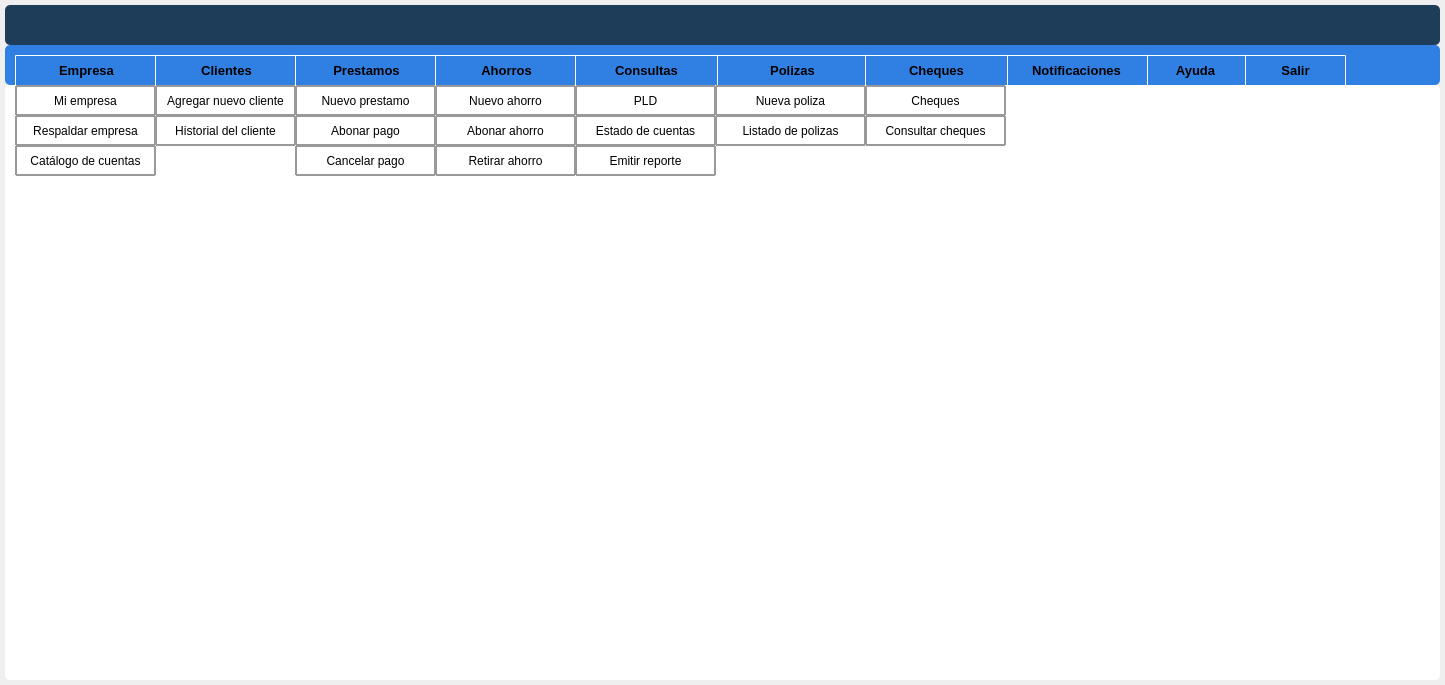
<?xml version="1.0" encoding="UTF-8"?>
<ui version="4.0">
 <class>DetailWindow</class>
 <widget class="QWidget" name="DetailWindow">
  <property name="geometry">
   <rect>
    <x>0</x>
    <y>0</y>
    <width>1445</width>
    <height>685</height>
   </rect>
  </property>
  <property name="windowTitle">
   <string>Form</string>
  </property>
  <property name="styleSheet">
   <string notr="true">QWidget#DetailWindow{border-radius: 5px}</string>
  </property>
  <layout class="QVBoxLayout" name="verticalLayout">
   <property name="spacing">
    <number>0</number>
   </property>
   <property name="leftMargin">
    <number>0</number>
   </property>
   <property name="topMargin">
    <number>0</number>
   </property>
   <property name="rightMargin">
    <number>0</number>
   </property>
   <property name="bottomMargin">
    <number>0</number>
   </property>
   <item>
    <widget class="QFrame" name="central_widget_frame">
     <property name="styleSheet">
      <string notr="true">border-radius: 5px</string>
     </property>
     <property name="frameShape">
      <enum>QFrame::StyledPanel</enum>
     </property>
     <property name="frameShadow">
      <enum>QFrame::Raised</enum>
     </property>
     <layout class="QVBoxLayout" name="shadow_layout">
      <property name="spacing">
       <number>0</number>
      </property>
      <property name="leftMargin">
       <number>5</number>
      </property>
      <property name="topMargin">
       <number>5</number>
      </property>
      <property name="rightMargin">
       <number>5</number>
      </property>
      <property name="bottomMargin">
       <number>5</number>
      </property>
      <item>
       <widget class="QFrame" name="background_frame">
        <property name="styleSheet">
         <string notr="true">QWidgget#background_frame{background-color: rgb(245, 240, 225);}</string>
        </property>
        <property name="frameShape">
         <enum>QFrame::StyledPanel</enum>
        </property>
        <property name="frameShadow">
         <enum>QFrame::Raised</enum>
        </property>
        <layout class="QVBoxLayout" name="verticalLayout_2">
         <property name="spacing">
          <number>0</number>
         </property>
         <property name="leftMargin">
          <number>0</number>
         </property>
         <property name="topMargin">
          <number>0</number>
         </property>
         <property name="rightMargin">
          <number>0</number>
         </property>
         <property name="bottomMargin">
          <number>0</number>
         </property>
         <item>
          <widget class="QFrame" name="top_bar_frame">
           <property name="minimumSize">
            <size>
             <width>0</width>
             <height>40</height>
            </size>
           </property>
           <property name="maximumSize">
            <size>
             <width>16777215</width>
             <height>40</height>
            </size>
           </property>
           <property name="styleSheet">
            <string notr="true">background-color: #1e3d59;
border-radius: 5px</string>
           </property>
           <property name="frameShape">
            <enum>QFrame::StyledPanel</enum>
           </property>
           <property name="frameShadow">
            <enum>QFrame::Raised</enum>
           </property>
           <layout class="QHBoxLayout" name="horizontalLayout_3">
            <item>
             <widget class="QLabel" name="title_label">
              <property name="minimumSize">
               <size>
                <width>1100</width>
                <height>0</height>
               </size>
              </property>
              <property name="font">
               <font>
                <pointsize>10</pointsize>
                <bold>true</bold>
               </font>
              </property>
              <property name="styleSheet">
               <string notr="true">color: white;</string>
              </property>
              <property name="text">
               <string/>
              </property>
             </widget>
            </item>
            <item>
             <widget class="QFrame" name="buttons_holder_frame">
              <property name="minimumSize">
               <size>
                <width>180</width>
                <height>30</height>
               </size>
              </property>
              <property name="maximumSize">
               <size>
                <width>113</width>
                <height>16777215</height>
               </size>
              </property>
              <property name="frameShape">
               <enum>QFrame::StyledPanel</enum>
              </property>
              <property name="frameShadow">
               <enum>QFrame::Raised</enum>
              </property>
              <widget class="QToolButton" name="minimize_button">
               <property name="geometry">
                <rect>
                 <x>10</x>
                 <y>0</y>
                 <width>22</width>
                 <height>22</height>
                </rect>
               </property>
               <property name="text">
                <string/>
               </property>
               <property name="icon">
                <iconset>
                 <normaloff>../iconos/icons/maximize-window.png</normaloff>../iconos/icons/maximize-window.png</iconset>
               </property>
               <property name="iconSize">
                <size>
                 <width>25</width>
                 <height>25</height>
                </size>
               </property>
              </widget>
              <widget class="QToolButton" name="restore_button">
               <property name="geometry">
                <rect>
                 <x>50</x>
                 <y>0</y>
                 <width>22</width>
                 <height>22</height>
                </rect>
               </property>
               <property name="text">
                <string/>
               </property>
               <property name="icon">
                <iconset>
                 <normaloff>../iconos/icons/restore-window.png</normaloff>../iconos/icons/restore-window.png</iconset>
               </property>
               <property name="iconSize">
                <size>
                 <width>25</width>
                 <height>25</height>
                </size>
               </property>
              </widget>
              <widget class="QToolButton" name="maximize_button">
               <property name="geometry">
                <rect>
                 <x>50</x>
                 <y>0</y>
                 <width>22</width>
                 <height>22</height>
                </rect>
               </property>
               <property name="text">
                <string/>
               </property>
               <property name="icon">
                <iconset>
                 <normaloff>../iconos/icons/minimize-window.png</normaloff>../iconos/icons/minimize-window.png</iconset>
               </property>
               <property name="iconSize">
                <size>
                 <width>25</width>
                 <height>25</height>
                </size>
               </property>
              </widget>
              <widget class="QToolButton" name="close_button">
               <property name="geometry">
                <rect>
                 <x>90</x>
                 <y>0</y>
                 <width>22</width>
                 <height>22</height>
                </rect>
               </property>
               <property name="text">
                <string/>
               </property>
               <property name="icon">
                <iconset>
                 <normaloff>../iconos/icons/close-window.png</normaloff>../iconos/icons/close-window.png</iconset>
               </property>
               <property name="iconSize">
                <size>
                 <width>25</width>
                 <height>25</height>
                </size>
               </property>
              </widget>
             </widget>
            </item>
           </layout>
          </widget>
         </item>
         <item>
          <widget class="QFrame" name="content_frame">
           <property name="frameShape">
            <enum>QFrame::StyledPanel</enum>
           </property>
           <property name="frameShadow">
            <enum>QFrame::Raised</enum>
           </property>
           <layout class="QVBoxLayout" name="verticalLayout_3">
            <property name="spacing">
             <number>0</number>
            </property>
            <property name="leftMargin">
             <number>0</number>
            </property>
            <property name="topMargin">
             <number>0</number>
            </property>
            <property name="rightMargin">
             <number>0</number>
            </property>
            <property name="bottomMargin">
             <number>0</number>
            </property>
            <item>
             <widget class="QFrame" name="barra_principal_frame">
              <property name="enabled">
               <bool>true</bool>
              </property>
              <property name="minimumSize">
               <size>
                <width>0</width>
                <height>20</height>
               </size>
              </property>
              <property name="maximumSize">
               <size>
                <width>16777215</width>
                <height>40</height>
               </size>
              </property>
              <property name="styleSheet">
               <string notr="true">QWidget#barra_principal_frame{background-color: rgb(48, 127, 226);
border-radius: 5px}</string>
              </property>
              <property name="frameShape">
               <enum>QFrame::StyledPanel</enum>
              </property>
              <property name="frameShadow">
               <enum>QFrame::Raised</enum>
              </property>
              <widget class="QPushButton" name="Empresa">
               <property name="geometry">
                <rect>
                 <x>10</x>
                 <y>10</y>
                 <width>143</width>
                 <height>31</height>
                </rect>
               </property>
               <property name="font">
                <font>
                 <pointsize>10</pointsize>
                 <bold>true</bold>
                </font>
               </property>
               <property name="styleSheet">
                <string notr="true">border-style: solid;
background-color: rgb(48, 127, 226);
border-width: 1px;
border-color: rgb(255, 255, 255);
border-radius: 1px;</string>
               </property>
               <property name="text">
                <string>Empresa</string>
               </property>
               <property name="icon">
                <iconset>
                 <normaloff>../assets/Iconos/house.png</normaloff>../assets/Iconos/house.png</iconset>
               </property>
               <property name="iconSize">
                <size>
                 <width>40</width>
                 <height>40</height>
                </size>
               </property>
              </widget>
              <widget class="QPushButton" name="Clientes">
               <property name="geometry">
                <rect>
                 <x>150</x>
                 <y>10</y>
                 <width>143</width>
                 <height>31</height>
                </rect>
               </property>
               <property name="font">
                <font>
                 <pointsize>10</pointsize>
                 <bold>true</bold>
                </font>
               </property>
               <property name="styleSheet">
                <string notr="true">border-style: solid;
background-color: rgb(48, 127, 226);
border-width: 1px;
border-color: rgb(255, 255, 255);
border-radius: 1px;</string>
               </property>
               <property name="text">
                <string>Clientes</string>
               </property>
               <property name="icon">
                <iconset>
                 <normaloff>../assets/Iconos/60eb68bb3242ef4ac327a3fe28d25719.png</normaloff>../assets/Iconos/60eb68bb3242ef4ac327a3fe28d25719.png</iconset>
               </property>
               <property name="iconSize">
                <size>
                 <width>30</width>
                 <height>30</height>
                </size>
               </property>
              </widget>
              <widget class="QPushButton" name="Prestamos">
               <property name="geometry">
                <rect>
                 <x>290</x>
                 <y>10</y>
                 <width>143</width>
                 <height>31</height>
                </rect>
               </property>
               <property name="font">
                <font>
                 <pointsize>10</pointsize>
                 <bold>true</bold>
                </font>
               </property>
               <property name="styleSheet">
                <string notr="true">border-style: solid;
background-color: rgb(48, 127, 226);
border-width: 1px;
border-color: rgb(255, 255, 255);
border-radius: 1px;</string>
               </property>
               <property name="text">
                <string>Prestamos</string>
               </property>
               <property name="icon">
                <iconset>
                 <normaloff>../assets/Iconos/prestamos.png</normaloff>../assets/Iconos/prestamos.png</iconset>
               </property>
               <property name="iconSize">
                <size>
                 <width>35</width>
                 <height>35</height>
                </size>
               </property>
              </widget>
              <widget class="QPushButton" name="Ahorros">
               <property name="geometry">
                <rect>
                 <x>430</x>
                 <y>10</y>
                 <width>143</width>
                 <height>31</height>
                </rect>
               </property>
               <property name="font">
                <font>
                 <pointsize>10</pointsize>
                 <bold>true</bold>
                </font>
               </property>
               <property name="styleSheet">
                <string notr="true">border-style: solid;
background-color: rgb(48, 127, 226);
border-width: 1px;
border-color: rgb(255, 255, 255);
border-radius: 1px;</string>
               </property>
               <property name="text">
                <string>Ahorros</string>
               </property>
               <property name="icon">
                <iconset>
                 <normaloff>../assets/Iconos/497f1ee33d47f13536a037095be32bde-icono-de-circulo-de-banco-de-cerdo.png</normaloff>../assets/Iconos/497f1ee33d47f13536a037095be32bde-icono-de-circulo-de-banco-de-cerdo.png</iconset>
               </property>
               <property name="iconSize">
                <size>
                 <width>35</width>
                 <height>30</height>
                </size>
               </property>
              </widget>
              <widget class="QPushButton" name="Consultas">
               <property name="geometry">
                <rect>
                 <x>570</x>
                 <y>10</y>
                 <width>143</width>
                 <height>31</height>
                </rect>
               </property>
               <property name="font">
                <font>
                 <pointsize>10</pointsize>
                 <bold>true</bold>
                </font>
               </property>
               <property name="styleSheet">
                <string notr="true">border-style: solid;
background-color: rgb(48, 127, 226);
border-width: 1px;
border-color: rgb(255, 255, 255);
border-radius: 1px;</string>
               </property>
               <property name="text">
                <string>Consultas</string>
               </property>
               <property name="icon">
                <iconset>
                 <normaloff>../assets/Iconos/consultas.png</normaloff>../assets/Iconos/consultas.png</iconset>
               </property>
               <property name="iconSize">
                <size>
                 <width>40</width>
                 <height>40</height>
                </size>
               </property>
              </widget>
              <widget class="QPushButton" name="Ayuda">
               <property name="geometry">
                <rect>
                 <x>1140</x>
                 <y>10</y>
                 <width>101</width>
                 <height>31</height>
                </rect>
               </property>
               <property name="font">
                <font>
                 <pointsize>10</pointsize>
                 <bold>true</bold>
                </font>
               </property>
               <property name="styleSheet">
                <string notr="true">border-style: solid;
background-color: rgb(48, 127, 226);
border-width: 1px;
border-color: rgb(255, 255, 255);
border-radius: 1px;</string>
               </property>
               <property name="text">
                <string>Ayuda</string>
               </property>
               <property name="icon">
                <iconset>
                 <normaloff>../assets/Iconos/ayuda.png</normaloff>../assets/Iconos/ayuda.png</iconset>
               </property>
               <property name="iconSize">
                <size>
                 <width>40</width>
                 <height>40</height>
                </size>
               </property>
              </widget>
              <widget class="QPushButton" name="Salir">
               <property name="geometry">
                <rect>
                 <x>1240</x>
                 <y>10</y>
                 <width>101</width>
                 <height>31</height>
                </rect>
               </property>
               <property name="font">
                <font>
                 <pointsize>10</pointsize>
                 <bold>true</bold>
                </font>
               </property>
               <property name="styleSheet">
                <string notr="true">border-style: solid;
background-color: rgb(48, 127, 226);
border-width: 1px;
border-color: rgb(255, 255, 255);
border-radius: 1px;</string>
               </property>
               <property name="text">
                <string>Salir</string>
               </property>
               <property name="icon">
                <iconset>
                 <normaloff>../assets/Iconos/exit.png</normaloff>../assets/Iconos/exit.png</iconset>
               </property>
               <property name="iconSize">
                <size>
                 <width>30</width>
                 <height>30</height>
                </size>
               </property>
              </widget>
              <widget class="QPushButton" name="Notificaciones">
               <property name="geometry">
                <rect>
                 <x>1000</x>
                 <y>10</y>
                 <width>143</width>
                 <height>31</height>
                </rect>
               </property>
               <property name="font">
                <font>
                 <pointsize>10</pointsize>
                 <bold>true</bold>
                </font>
               </property>
               <property name="styleSheet">
                <string notr="true">border-style: solid;
background-color: rgb(48, 127, 226);
border-width: 1px;
border-color: rgb(255, 255, 255);
border-radius: 1px;</string>
               </property>
               <property name="text">
                <string>Notificaciones</string>
               </property>
               <property name="icon">
                <iconset>
                 <normaloff>../assets/Iconos/Imagen2.png</normaloff>../assets/Iconos/Imagen2.png</iconset>
               </property>
               <property name="iconSize">
                <size>
                 <width>25</width>
                 <height>25</height>
                </size>
               </property>
              </widget>
              <widget class="QPushButton" name="PolizaS">
               <property name="geometry">
                <rect>
                 <x>712</x>
                 <y>10</y>
                 <width>151</width>
                 <height>31</height>
                </rect>
               </property>
               <property name="font">
                <font>
                 <pointsize>10</pointsize>
                 <bold>true</bold>
                </font>
               </property>
               <property name="styleSheet">
                <string notr="true">border-style: solid;
background-color: rgb(48, 127, 226);
border-width: 1px;
border-color: rgb(255, 255, 255);
border-radius: 1px;</string>
               </property>
               <property name="text">
                <string>Polizas</string>
               </property>
               <property name="icon">
                <iconset>
                 <normaloff>../assets/Iconos/polizas.png</normaloff>../assets/Iconos/polizas.png</iconset>
               </property>
               <property name="iconSize">
                <size>
                 <width>25</width>
                 <height>25</height>
                </size>
               </property>
              </widget>
              <widget class="QPushButton" name="ChequeS">
               <property name="geometry">
                <rect>
                 <x>860</x>
                 <y>10</y>
                 <width>143</width>
                 <height>31</height>
                </rect>
               </property>
               <property name="font">
                <font>
                 <pointsize>10</pointsize>
                 <bold>true</bold>
                </font>
               </property>
               <property name="styleSheet">
                <string notr="true">border-style: solid;
background-color: rgb(48, 127, 226);
border-width: 1px;
border-color: rgb(255, 255, 255);
border-radius: 1px;</string>
               </property>
               <property name="text">
                <string>Cheques</string>
               </property>
               <property name="icon">
                <iconset>
                 <normaloff>../assets/Iconos/cheques.png</normaloff>../assets/Iconos/cheques.png</iconset>
               </property>
               <property name="iconSize">
                <size>
                 <width>40</width>
                 <height>40</height>
                </size>
               </property>
              </widget>
             </widget>
            </item>
            <item>
             <widget class="QFrame" name="contenido">
              <property name="styleSheet">
               <string notr="true">background-color: rgb(255, 255, 255);</string>
              </property>
              <property name="frameShape">
               <enum>QFrame::StyledPanel</enum>
              </property>
              <property name="frameShadow">
               <enum>QFrame::Raised</enum>
              </property>
              <widget class="QLabel" name="label_18">
               <property name="geometry">
                <rect>
                 <x>1000</x>
                 <y>10</y>
                 <width>251</width>
                 <height>51</height>
                </rect>
               </property>
               <property name="text">
                <string/>
               </property>
              </widget>
              <widget class="QFrame" name="frame">
               <property name="geometry">
                <rect>
                 <x>0</x>
                 <y>0</y>
                 <width>1431</width>
                 <height>101</height>
                </rect>
               </property>
               <property name="frameShape">
                <enum>QFrame::StyledPanel</enum>
               </property>
               <property name="frameShadow">
                <enum>QFrame::Raised</enum>
               </property>
               <widget class="QLabel" name="label_17">
                <property name="geometry">
                 <rect>
                  <x>241</x>
                  <y>20</y>
                  <width>750</width>
                  <height>61</height>
                 </rect>
                </property>
                <property name="minimumSize">
                 <size>
                  <width>750</width>
                  <height>0</height>
                 </size>
                </property>
                <property name="maximumSize">
                 <size>
                  <width>1600</width>
                  <height>16777215</height>
                 </size>
                </property>
                <property name="font">
                 <font>
                  <pointsize>16</pointsize>
                 </font>
                </property>
                <property name="styleSheet">
                 <string notr="true"/>
                </property>
                <property name="text">
                 <string>&lt;html&gt;&lt;head/&gt;&lt;body&gt;&lt;p align=&quot;center&quot;&gt;                         Bienvenido&lt;/p&gt;&lt;/body&gt;&lt;/html&gt;</string>
                </property>
               </widget>
               <widget class="QLabel" name="label_10">
                <property name="geometry">
                 <rect>
                  <x>1200</x>
                  <y>10</y>
                  <width>80</width>
                  <height>80</height>
                 </rect>
                </property>
                <property name="minimumSize">
                 <size>
                  <width>80</width>
                  <height>80</height>
                 </size>
                </property>
                <property name="text">
                 <string/>
                </property>
                <property name="pixmap">
                 <pixmap resource="../imagenes/res.qrc">:/imagen/logobueno_preview_rev_1.png</pixmap>
                </property>
               </widget>
               <widget class="QPushButton" name="Catalogo">
                <property name="geometry">
                 <rect>
                  <x>10</x>
                  <y>60</y>
                  <width>141</width>
                  <height>31</height>
                 </rect>
                </property>
                <property name="styleSheet">
                 <string notr="true">border-style: solid;
border-width: 2px;
border-color: rgb(151, 153, 155);
border-radius: 1px;
</string>
                </property>
                <property name="text">
                 <string>Catálogo de cuentas</string>
                </property>
               </widget>
               <widget class="QPushButton" name="Respaldo">
                <property name="geometry">
                 <rect>
                  <x>10</x>
                  <y>30</y>
                  <width>141</width>
                  <height>31</height>
                 </rect>
                </property>
                <property name="styleSheet">
                 <string notr="true">border-style: solid;
border-width: 2px;
border-color: rgb(151, 153, 155);
border-radius: 1px;
</string>
                </property>
                <property name="text">
                 <string>Respaldar empresa</string>
                </property>
               </widget>
               <widget class="QPushButton" name="Mi_Empresa">
                <property name="geometry">
                 <rect>
                  <x>10</x>
                  <y>0</y>
                  <width>141</width>
                  <height>31</height>
                 </rect>
                </property>
                <property name="styleSheet">
                 <string notr="true">border-style: solid;
border-width: 2px;
border-color: rgb(151, 153, 155);
border-radius: 1px;
</string>
                </property>
                <property name="text">
                 <string>Mi empresa</string>
                </property>
               </widget>
               <widget class="QPushButton" name="abonar_ahorro">
                <property name="geometry">
                 <rect>
                  <x>430</x>
                  <y>30</y>
                  <width>141</width>
                  <height>31</height>
                 </rect>
                </property>
                <property name="styleSheet">
                 <string notr="true">border-style: solid;
border-width: 2px;
border-color: rgb(151, 153, 155);
border-radius: 1px;
</string>
                </property>
                <property name="text">
                 <string>Abonar ahorro</string>
                </property>
               </widget>
               <widget class="QPushButton" name="PLD">
                <property name="geometry">
                 <rect>
                  <x>570</x>
                  <y>0</y>
                  <width>141</width>
                  <height>31</height>
                 </rect>
                </property>
                <property name="styleSheet">
                 <string notr="true">border-style: solid;
border-width: 2px;
border-color: rgb(151, 153, 155);
border-radius: 1px;
</string>
                </property>
                <property name="text">
                 <string>PLD</string>
                </property>
               </widget>
               <widget class="QPushButton" name="Ahorro">
                <property name="geometry">
                 <rect>
                  <x>430</x>
                  <y>0</y>
                  <width>141</width>
                  <height>31</height>
                 </rect>
                </property>
                <property name="styleSheet">
                 <string notr="true">border-style: solid;
border-width: 2px;
border-color: rgb(151, 153, 155);
border-radius: 1px;
</string>
                </property>
                <property name="text">
                 <string>Nuevo ahorro</string>
                </property>
               </widget>
               <widget class="QPushButton" name="abonar">
                <property name="geometry">
                 <rect>
                  <x>290</x>
                  <y>30</y>
                  <width>141</width>
                  <height>31</height>
                 </rect>
                </property>
                <property name="styleSheet">
                 <string notr="true">border-style: solid;
border-width: 2px;
border-color: rgb(151, 153, 155);
border-radius: 1px;
</string>
                </property>
                <property name="text">
                 <string>Abonar pago</string>
                </property>
               </widget>
               <widget class="QPushButton" name="Reportes">
                <property name="geometry">
                 <rect>
                  <x>570</x>
                  <y>60</y>
                  <width>141</width>
                  <height>31</height>
                 </rect>
                </property>
                <property name="styleSheet">
                 <string notr="true">border-style: solid;
border-width: 2px;
border-color: rgb(151, 153, 155);
border-radius: 1px;
</string>
                </property>
                <property name="text">
                 <string>Emitir reporte</string>
                </property>
               </widget>
               <widget class="QPushButton" name="Polizas">
                <property name="geometry">
                 <rect>
                  <x>710</x>
                  <y>0</y>
                  <width>151</width>
                  <height>31</height>
                 </rect>
                </property>
                <property name="styleSheet">
                 <string notr="true">border-style: solid;
border-width: 2px;
border-color: rgb(151, 153, 155);
border-radius: 1px;
</string>
                </property>
                <property name="text">
                 <string>Nueva poliza</string>
                </property>
               </widget>
               <widget class="QPushButton" name="Historial">
                <property name="geometry">
                 <rect>
                  <x>150</x>
                  <y>30</y>
                  <width>141</width>
                  <height>31</height>
                 </rect>
                </property>
                <property name="styleSheet">
                 <string notr="true">border-style: solid;
border-width: 2px;
border-color: rgb(151, 153, 155);
border-radius: 1px;
</string>
                </property>
                <property name="text">
                 <string>Historial del cliente</string>
                </property>
               </widget>
               <widget class="QPushButton" name="Estado">
                <property name="geometry">
                 <rect>
                  <x>570</x>
                  <y>30</y>
                  <width>141</width>
                  <height>31</height>
                 </rect>
                </property>
                <property name="styleSheet">
                 <string notr="true">border-style: solid;
border-width: 2px;
border-color: rgb(151, 153, 155);
border-radius: 1px;
</string>
                </property>
                <property name="text">
                 <string>Estado de cuentas</string>
                </property>
               </widget>
               <widget class="QPushButton" name="cancelar">
                <property name="geometry">
                 <rect>
                  <x>290</x>
                  <y>60</y>
                  <width>141</width>
                  <height>31</height>
                 </rect>
                </property>
                <property name="styleSheet">
                 <string notr="true">border-style: solid;
border-width: 2px;
border-color: rgb(151, 153, 155);
border-radius: 1px;
</string>
                </property>
                <property name="text">
                 <string>Cancelar pago</string>
                </property>
               </widget>
               <widget class="QPushButton" name="Cliente">
                <property name="geometry">
                 <rect>
                  <x>150</x>
                  <y>0</y>
                  <width>141</width>
                  <height>31</height>
                 </rect>
                </property>
                <property name="styleSheet">
                 <string notr="true">border-style: solid;
border-width: 2px;
border-color: rgb(151, 153, 155);
border-radius: 1px;
</string>
                </property>
                <property name="text">
                 <string>Agregar nuevo cliente</string>
                </property>
               </widget>
               <widget class="QPushButton" name="Retirar">
                <property name="geometry">
                 <rect>
                  <x>430</x>
                  <y>60</y>
                  <width>141</width>
                  <height>31</height>
                 </rect>
                </property>
                <property name="styleSheet">
                 <string notr="true">border-style: solid;
border-width: 2px;
border-color: rgb(151, 153, 155);
border-radius: 1px;
</string>
                </property>
                <property name="text">
                 <string>Retirar ahorro</string>
                </property>
               </widget>
               <widget class="QPushButton" name="Cheques">
                <property name="geometry">
                 <rect>
                  <x>860</x>
                  <y>0</y>
                  <width>141</width>
                  <height>31</height>
                 </rect>
                </property>
                <property name="styleSheet">
                 <string notr="true">border-style: solid;
border-width: 2px;
border-color: rgb(151, 153, 155);
border-radius: 1px;
</string>
                </property>
                <property name="text">
                 <string>Cheques</string>
                </property>
               </widget>
               <widget class="QPushButton" name="Consulta_cheque">
                <property name="geometry">
                 <rect>
                  <x>860</x>
                  <y>30</y>
                  <width>141</width>
                  <height>31</height>
                 </rect>
                </property>
                <property name="styleSheet">
                 <string notr="true">border-style: solid;
border-width: 2px;
border-color: rgb(151, 153, 155);
border-radius: 1px;
</string>
                </property>
                <property name="text">
                 <string>Consultar cheques</string>
                </property>
               </widget>
               <widget class="QPushButton" name="Listado">
                <property name="geometry">
                 <rect>
                  <x>710</x>
                  <y>30</y>
                  <width>151</width>
                  <height>31</height>
                 </rect>
                </property>
                <property name="styleSheet">
                 <string notr="true">border-style: solid;
border-width: 2px;
border-color: rgb(151, 153, 155);
border-radius: 1px;
</string>
                </property>
                <property name="text">
                 <string>Listado de polizas</string>
                </property>
               </widget>
               <widget class="QPushButton" name="prestamo">
                <property name="geometry">
                 <rect>
                  <x>290</x>
                  <y>0</y>
                  <width>141</width>
                  <height>31</height>
                 </rect>
                </property>
                <property name="styleSheet">
                 <string notr="true">border-style: solid;
border-width: 2px;
border-color: rgb(151, 153, 155);
border-radius: 1px;
</string>
                </property>
                <property name="text">
                 <string>Nuevo prestamo</string>
                </property>
               </widget>
              </widget>
              <widget class="QFrame" name="Desarrollo">
               <property name="geometry">
                <rect>
                 <x>0</x>
                 <y>100</y>
                 <width>1431</width>
                 <height>491</height>
                </rect>
               </property>
               <property name="frameShape">
                <enum>QFrame::StyledPanel</enum>
               </property>
               <property name="frameShadow">
                <enum>QFrame::Raised</enum>
               </property>
              </widget>
             </widget>
            </item>
           </layout>
          </widget>
         </item>
        </layout>
       </widget>
      </item>
     </layout>
    </widget>
   </item>
  </layout>
 </widget>
 <resources>
  <include location="../imagenes/res.qrc"/>
 </resources>
 <connections/>
</ui>
